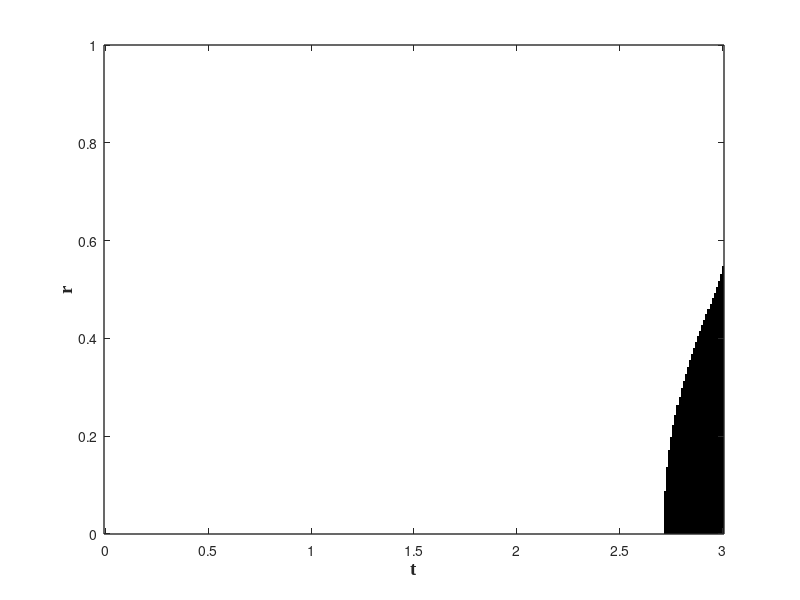

MATLAB code for this plot:
%Find Globally optimal protocols
% PARAMETERS
dt  = 0.01; % WAS 0.0001     % Time step
T   = 3;      % Total simulation time
dr  = 0.001;     % Spacing of r in grid (0.0001)
Rcut=0.999;
us  = [0,1];   % Set of u values to try
k   = 1;         % measurement rate
eta = 0.3;         % quantum efficiency
rand_seed=222;   % seed for random number generation
sigma_cutoff = dr;    % Smallest allowed standard dev. of Guassian (avoid undersampling)
cost_func = 'r';
% Initialize arrays for u, r and t
num_us = length(us);
rs = 0:dr:Rcut; num_rs = length(rs);
[Us, Rs] = meshgrid(us, rs);
timesteps = T/dt;
rng(rand_seed);

% Provide a stochastic equation for r: dr1 = A dt + B dW
% A = k.*(Rs-eta./Rs).*(Us.^2-1);  % Qubit purification with feedback
rnew = sqrt(exp(2*k*(-1)*dt).*(rs.^2-eta)+eta); %rnew for A

% Set up the simulation:
% Cost function for optimization
if strcmp(cost_func, 'r')

    cost = 1-rs;

elseif strcmp(cost_func, 'purity')
    cost = (1-rs.^2)/2; % 1-(1+r^2)/2
end
rtsmatrix=repmat(rs, [length(rs),1]);
rsB=-Rcut:dr:Rcut;
rtsma=repmat(rs, [length(rsB),1]);

num_rsB = length(rsB);
rtsmatrixB=repmat(rsB, [length(rs),1]);
% r0smatrix=rtsmatrix'; % Removed redundant variable
%% Computing P(r(t+dt)|r(t), u) for all us
normedPA=zeros(num_rs,num_rs); %u, r0, r'
normedPB=zeros(num_rs,num_rsB); 
%     distr = exp(-( rtsmatrix-A1.*dt-r0smatrix).^2 ./(dt*2.*B1.^2)) + ...
%             exp(-(-rtsmatrix-A1.*dt-r0smatrix).^2 ./(dt*2.*B1.^2));
    % replace r with |r|
    r1 = repmat(rnew, [num_rs,1]);
    distrA= exp(-((r1'-rtsmatrix).^2./2/(dr)^2))/(sqrt(2*pi)*dr);
    zm=(rtsmatrixB-rtsma')./(1-rtsmatrixB.*(rtsma'));
    W=atanh(zm)./sqrt(2*eta*k);
    De=(1-rtsma'.^2)./(sqrt(2*eta*k)*(1-zm.^2).*(rtsma'.*rtsmatrixB-1).^2);
    distrB= exp(-W.^2/(2*dt)-k*eta*dt).*(cosh(sqrt(2*k*eta)*W)+sinh(sqrt(2*eta*k)*W).*rtsma').*abs(De)/sqrt(2*pi*dt);


    weightA=sum(distrA,2);
    normalize = repmat(weightA,1,num_rs);
    normedPA( :, :) = (distrA./(normalize));
    weightB=sum(distrB,2);
    normalize = repmat(weightB,1,num_rsB);
    normedPB( :, :) = (distrB./(normalize));

%% Free up some memory and propogate backwards in time, finding the optimal protocol u at each time step and r(t)
% clear A1 B1 distr rtsmatrix normalize % Free up some memory if needed

optUs=zeros(timesteps,num_rs);
costs=zeros(timesteps,num_rs);
allcost=zeros(num_us,num_rs,timesteps);
for ti=1:1:timesteps
    comparecost=zeros(num_us, num_rs);
    % Compute the expected value of the cost function for each value of u and r
       % ip=cost * ((squeeze(normedP(ui,:,:)))'); % Inner product
        comparecost(1,:)=cost * (normedPA(:,:)');
        allcost(1,:,ti)=comparecost(1, :);
        comparecost(2,:)=cost * (normedPB(:,num_rs:end)')+cost(2:end) * (normedPB(:,num_rs-1:-1:1)');
        allcost(2,:,ti)=comparecost(2, :);
   
    [newcost, optUi] = min(comparecost,[],1); % find the optimal u for each r0
    cost=newcost;
    costs(ti,:)=newcost; % Uncomment this to save the cost, then compare
    %with trajectories
    optUs(ti,:)=us(optUi);
end
%%
imagesc( [0,T],[0,1],rot90(optUs,3)); xlabel('t','FontName','Times New Roman','FontSize',14,'FontWeight','bold'); ylabel('r','FontName','Times New Roman','FontSize',14,'FontWeight','bold')
set(gca, 'YDir', 'normal')
set(gca,'linewidth',1);
colormap(colormap('gray'))

